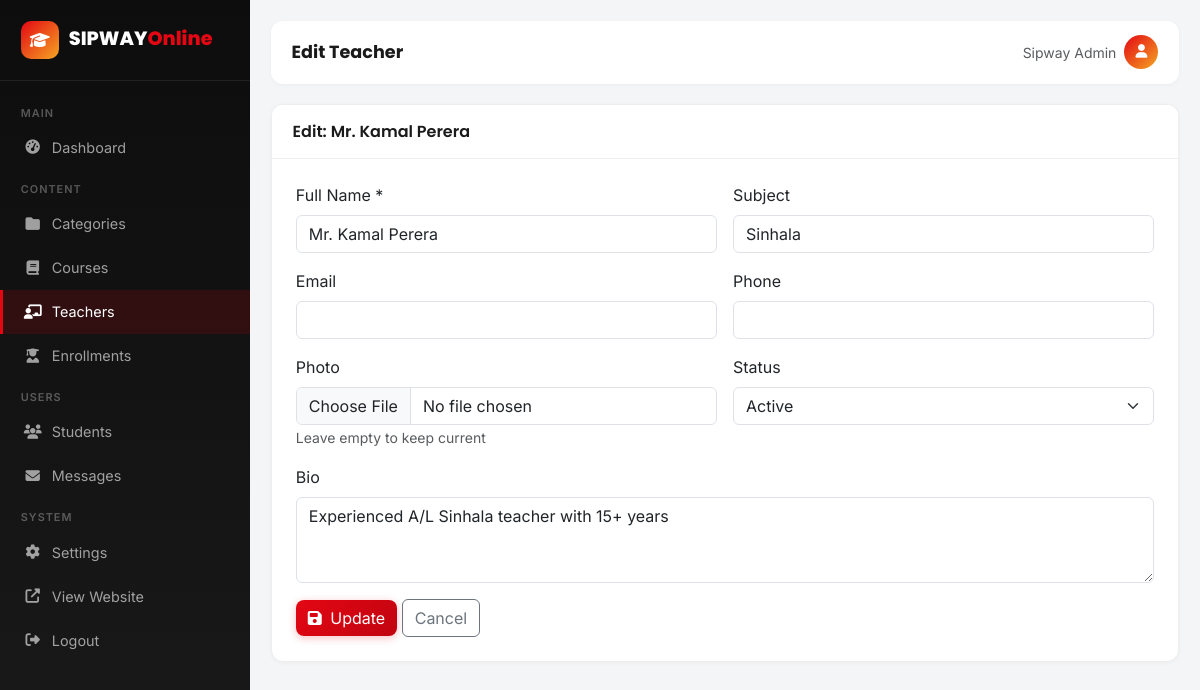
Screenshot of /admin/admin-edit-teacher.php?id=1 (signed in) with the database file from the repository.
### tables this page shows
CREATE TABLE teachers (
    id INT AUTO_INCREMENT PRIMARY KEY,
    full_name VARCHAR(100) NOT NULL,
    email VARCHAR(100),
    phone VARCHAR(20),
    subject VARCHAR(100),
    bio TEXT,
    photo VARCHAR(255) DEFAULT 'default-teacher.jpg',
    status ENUM('active','inactive') DEFAULT 'active',
    created_at TIMESTAMP DEFAULT CURRENT_TIMESTAMP
);

### includes/functions.php (called while the page is built, shortened)
<?php
function e($str) {
    return htmlspecialchars($str ?? '', ENT_QUOTES, 'UTF-8');
}

### admin/admin-edit-teacher.php (the view, shortened to what this page needs)
<?php
$pdo = getDB();
$id = (int)($_GET['id']??0);
$stmt = $pdo->prepare("SELECT * FROM teachers WHERE id=?");
$stmt->execute([$id]);
$t = $stmt->fetch();
require_once 'includes/admin-header.php';
?>
<div class="table-card"><div class="card-header">Edit: <?php echo e($t['full_name']); ?></div><div class="p-4">
<form method="POST" enctype="multipart/form-data"><div class="row g-3">
<div class="col-md-6"><label class="form-label">Full Name *</label><input type="text" name="full_name" class="form-control" required value="<?php echo e($t['full_name']); ?>"></div>
<div class="col-md-6"><label class="form-label">Subject</label><input type="text" name="subject" class="form-control" value="<?php echo e($t['subject']); ?>"></div>
<div class="col-md-6"><label class="form-label">Email</label><input type="email" name="email" class="form-control" value="<?php echo e($t['email']); ?>"></div>
<div class="col-md-6"><label class="form-label">Phone</label><input type="tel" name="phone" class="form-control" value="<?php echo e($t['phone']); ?>"></div>
<div class="col-md-6">
<label class="form-label">Photo</label>
<input type="file" name="photo" class="form-control" accept="image/jpeg,image/png,image/webp,image/gif">
<small class="text-muted">Leave empty to keep current</small>
</div>
<div class="col-md-6"><label class="form-label">Status</label><select name="status" class="form-select">
<option value="active" <?php echo $t['status']==='active'?'selected':''; ?>>Active</option>
</select></div>
<div class="col-12"><label class="form-label">Bio</label><textarea name="bio" class="form-control" rows="3"><?php echo e($t['bio']); ?></textarea></div>
<div class="col-12"><button type="submit" class="btn btn-primary"><i class="fas fa-save me-1"></i> Update</button> <a href="admin-teachers.php" class="btn btn-outline-secondary">Cancel</a></div>
</div></form></div></div>
<?php require_once 'includes/admin-footer.php'; ?>

### admin/includes/admin-header.php (style rules this page uses)
:root { --sw:250px;--red:#E30613;--red-d:#C00510;--black:#1A1A1A;--orange:#F5A623 }
body { font-family:'Inter',sans-serif;background:#f4f5f7 }
.table-card { background:#fff;border-radius:12px;box-shadow:0 1px 4px rgba(0,0,0,.04);overflow:hidden;border:1px solid #eee }
.table-card .card-header { background:#fff;border-bottom:1px solid #eee;padding:.9rem 1.3rem;font-weight:600;font-family:'Poppins',sans-serif;color:var(--black) }
.btn-primary { background:linear-gradient(135deg,var(--red),var(--red-d));border:none;border-radius:8px;box-shadow:0 2px 8px rgba(227,6,19,.25) }

### rows the page displays
teachers: full_name "Mr. Kamal Perera", subject "Sinhala", status "Active", bio "Experienced A/L Sinhala teacher with 15+ years"

### other values shown
$page_title "Edit Teacher"
$_SESSION['full_name'] "Sipway Admin"
